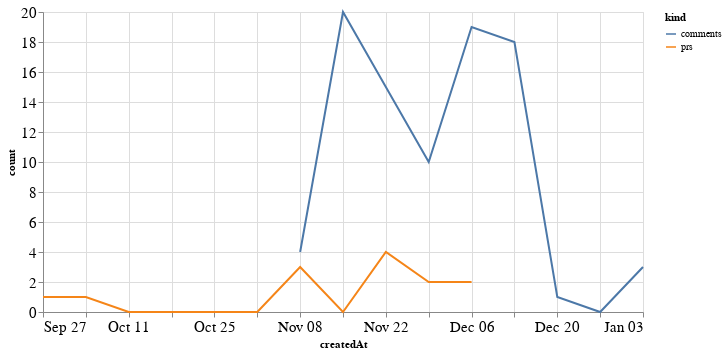

Notebook cell for this chart:
### Code cell
alt.Chart(total_time, width=600).mark_line().encode(
    x='createdAt',
    y='count',
    color='kind'
)

### Figure 1 — Vega-Lite specification as saved in the notebook (floating-point values rounded to 4 significant figures)
{"config": {"axisLeft": {"labelFontSize": 15}, "axisBottom": {"labelFontSize": 15}}, "data": {"name": "data-244d017d0146186d9317c45229dcdd69"}, "mark": "line", "encoding": {"color": {"type": "nominal", "field": "kind"}, "x": {"type": "temporal", "field": "createdAt"}, "y": {"type": "quantitative", "field": "count"}}, "width": 600, "$schema": "https://vega.github.io/schema/vega-lite/v4.8.1.json", "datasets": {"data-244d017d0146186d9317c45229dcdd69": [{"createdAt": "2020-09-27T00:00:00", "kind": "prs", "count": 1.0}, {"createdAt": "2020-10-04T00:00:00", "kind": "prs", "count": 1.0}, {"createdAt": "2020-10-11T00:00:00", "kind": "prs", "count": 0.0}, {"createdAt": "2020-10-18T00:00:00", "kind": "prs", "count": 0.0}, {"createdAt": "2020-10-25T00:00:00", "kind": "prs", "count": 0.0}, {"createdAt": "2020-11-01T00:00:00", "kind": "prs", "count": 0.0}, {"createdAt": "2020-11-08T00:00:00", "kind": "prs", "count": 3.0}, {"createdAt": "2020-11-15T00:00:00", "kind": "prs", "count": 0.0}, {"createdAt": "2020-11-22T00:00:00", "kind": "prs", "count": 4.0}, {"createdAt": "2020-11-29T00:00:00", "kind": "prs", "count": 2.0}, {"createdAt": "2020-12-06T00:00:00", "kind": "prs", "count": 2.0}, {"createdAt": "2020-12-13T00:00:00", "kind": "prs", "count": null}, {"createdAt": "2020-12-20T00:00:00", "kind": "prs", "count": null}, {"createdAt": "2020-12-27T00:00:00", "kind": "prs", "count": null}, {"createdAt": "2021-01-03T00:00:00", "kind": "prs", "count": null}, {"createdAt": "2020-09-27T00:00:00", "kind": "comments", "count": null}, {"createdAt": "2020-10-04T00:00:00", "kind": "comments", "count": null}, {"createdAt": "2020-10-11T00:00:00", "kind": "comments", "count": null}, {"createdAt": "2020-10-18T00:00:00", "kind": "comments", "count": null}, {"createdAt": "2020-10-25T00:00:00", "kind": "comments", "count": null}, {"createdAt": "2020-11-01T00:00:00", "kind": "comments", "count": null}, {"createdAt": "2020-11-08T00:00:00", "kind": "comments", "count": 4.0}, {"createdAt": "2020-11-15T00:00:00", "kind": "comments", "count": 20.0}, {"createdAt": "2020-11-22T00:00:00", "kind": "comments", "count": 15.0}, {"createdAt": "2020-11-29T00:00:00", "kind": "comments", "count": 10.0}, {"createdAt": "2020-12-06T00:00:00", "kind": "comments", "count": 19.0}, {"createdAt": "2020-12-13T00:00:00", "kind": "comments", "count": 18.0}, {"createdAt": "2020-12-20T00:00:00", "kind": "comments", "count": 1.0}, {"createdAt": "2020-12-27T00:00:00", "kind": "comments", "count": 0.0}, {"createdAt": "2021-01-03T00:00:00", "kind": "comments", "count": 3.0}]}}
